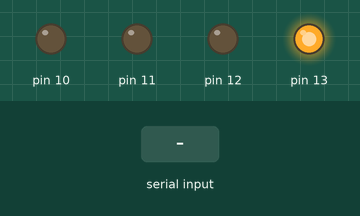
Simulated run of this sketch. Board: Arduino Uno, built with avr-gcc and run on an emulated ATmega328P. Shown: output pins drawn as LEDs (lit = HIGH). The test bench sets the inputs (shaded band).

Above: at 1.2 s.
1.3 s: "1" received over Serial
At 2.2 s:
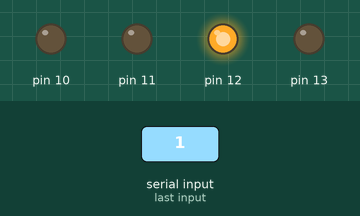
2.8 s: "0" received over Serial
At 3.4 s:
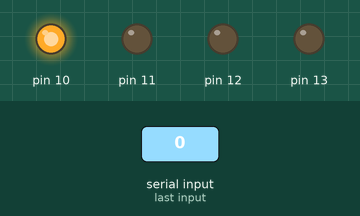
4.3 s: "2" received over Serial
At 5.7 s:
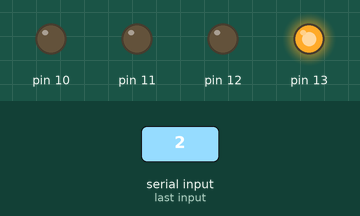
Timing chart, 0 to 7.3 s (numbered marks = the images above; inputs shaded):
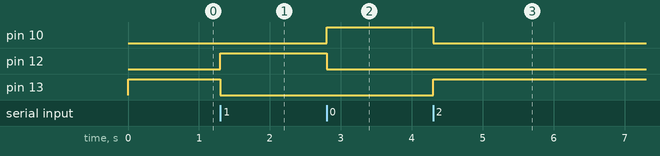

The sketch:

Arduino_Code_pde.pde
```cpp
void setup()
{
 Serial.begin(9600);
 pinMode(13, OUTPUT);
 pinMode(12, OUTPUT);
 pinMode(11, OUTPUT);
 pinMode(10, OUTPUT);
 digitalWrite(11, LOW);
 digitalWrite(13, HIGH);
 }

int led = 1;

void loop()
{
  if(Serial.available())
  {
    Serial.read();
    switch(led)
    {
      case 1:
      led = 2;
      digitalWrite(13, LOW);
      digitalWrite(12, HIGH);
      break;
      case 2:
      led = 3;
      digitalWrite(12, LOW);
      digitalWrite(10, HIGH);
      break;
      case 3:
      led = 1;
      digitalWrite(10, LOW);
      digitalWrite(13, HIGH);
    }
  }
}
```

Measured:
- after the input at 1.3 s, pin 12: LOW → HIGH at once; pin 13: HIGH → LOW at once
- after the input at 2.8 s, pin 10: LOW → HIGH at once; pin 12: HIGH → LOW at once
- after the input at 4.3 s, pin 10: HIGH → LOW at once; pin 13: LOW → HIGH at once
